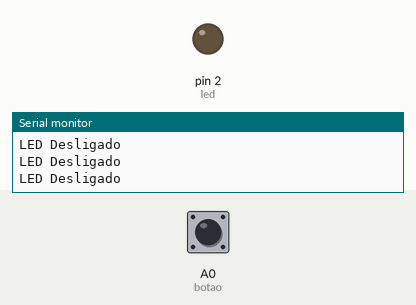
Simulated run of this program. Board: Arduino Nano, built with avr-gcc and run on an emulated ATmega328P. Shown: output pins drawn as LEDs (lit = HIGH), the last lines printed to the serial monitor. The test bench sets the inputs (shaded band); at power-on: A0 (botao) HIGH.

Above: at 1.2 s.
1.3 s: A0 (botao) pulled LOW for 0.15 s
At 1.42 s:
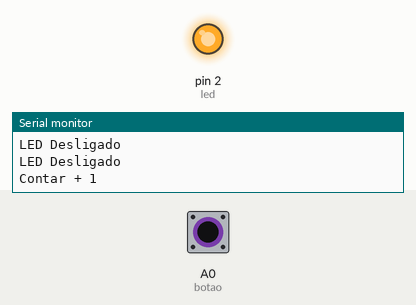
3.0 s: A0 (botao) pulled LOW for 3.2 s
At 7.5 s:
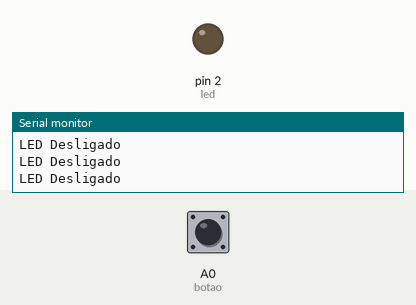
Timing chart, 0 to 9.0 s (numbered marks = the images above; inputs shaded):
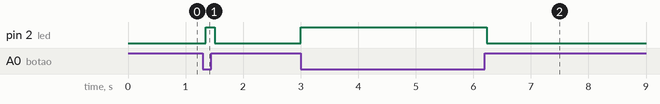

The program:

main.cpp
```cpp
//Introduzir a biblioteca de Arduino
#include <Arduino.h>

//Introdução das variáveis

//Pino do Botão = A0
int botao = A0;
//Pino do LED = D2
int led = 2;
//Variável do estado do botão
int estado_do_botao = 0;

//Configurações
void setup()
{
  //Velocidade do monitor
  Serial.begin(9600);
  //Pino de entrada do sinal
  pinMode(botao, INPUT);
  //Pino de saída do sinal
  pinMode(led, OUTPUT);
}

//Execução da tarefa
void loop()
{
  //Enquanto que o botão estiver pressionado...
  while(digitalRead(botao) == LOW)
  {
    //...o LED liga-se...
    digitalWrite(led, HIGH);
    //...e aparece a informação no monitor
    Serial.println("Contar + 1");
    //Esperar 75 milisegundos
    delay(75);
  }
  //No caso contrário, se o botão não estiver pressionado, o LED fica desligado...
  digitalWrite(led, LOW);
  //...e aparece a informação no monitor
  Serial.println("LED Desligado");
  //Esperar 75 milisegundos
  delay(75);
}
```

Measured:
- after the input at 1.3 s, pin 2 (led): LOW → HIGH after 0.05 s, → LOW 0.15 s later
- after the input at 3.0 s, pin 2 (led): LOW → HIGH at once, → LOW 3.2 s later
